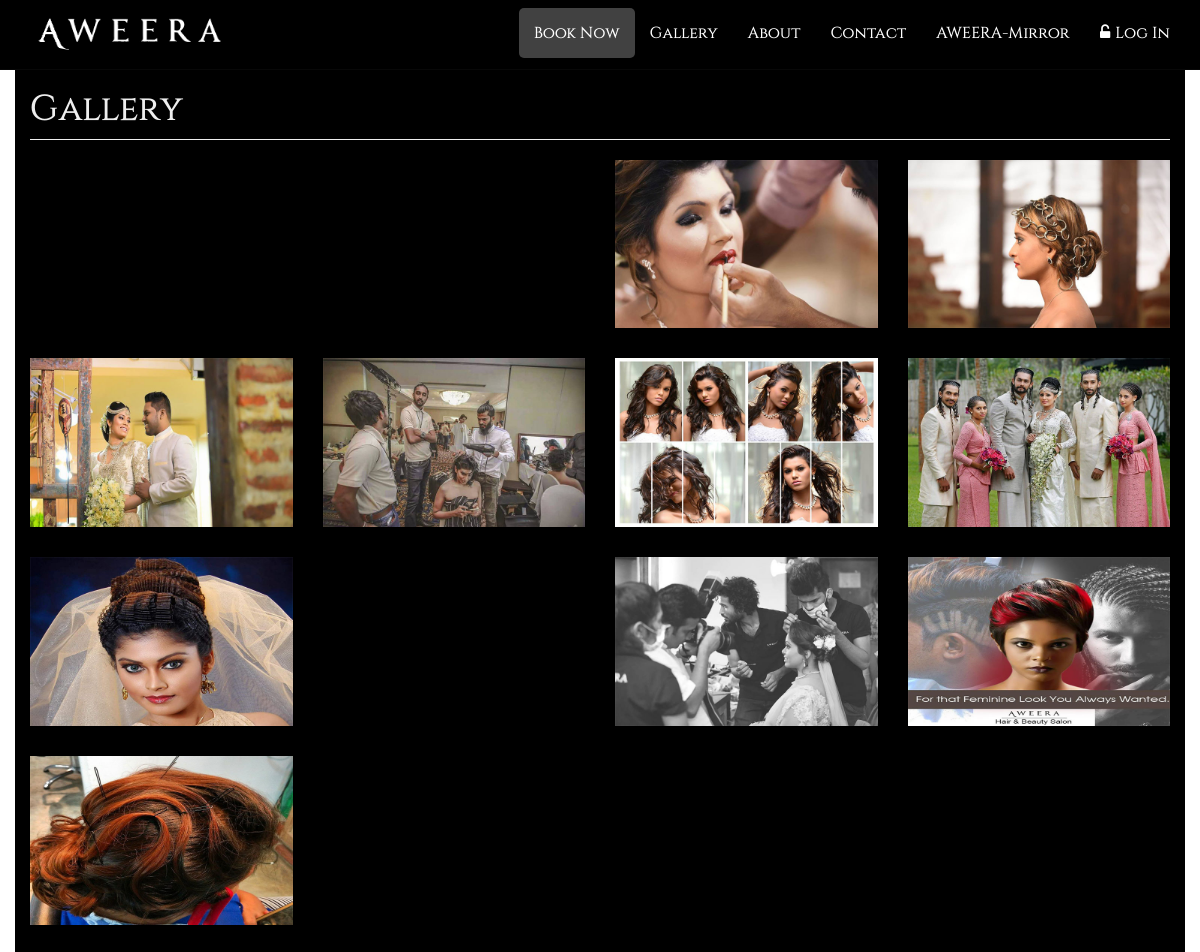
/gallery.php (upper part), run on an earlier commit of the app's database.
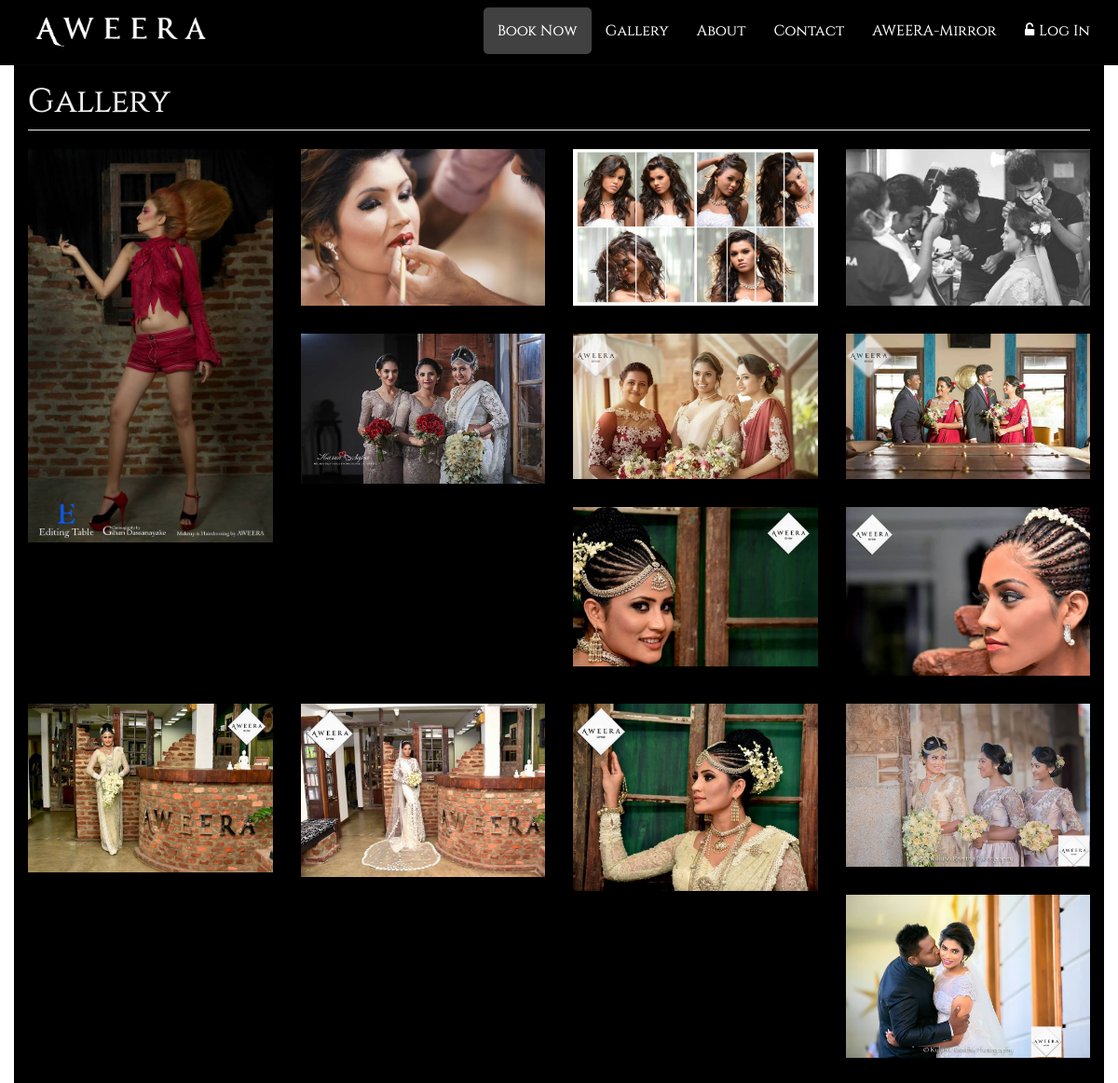
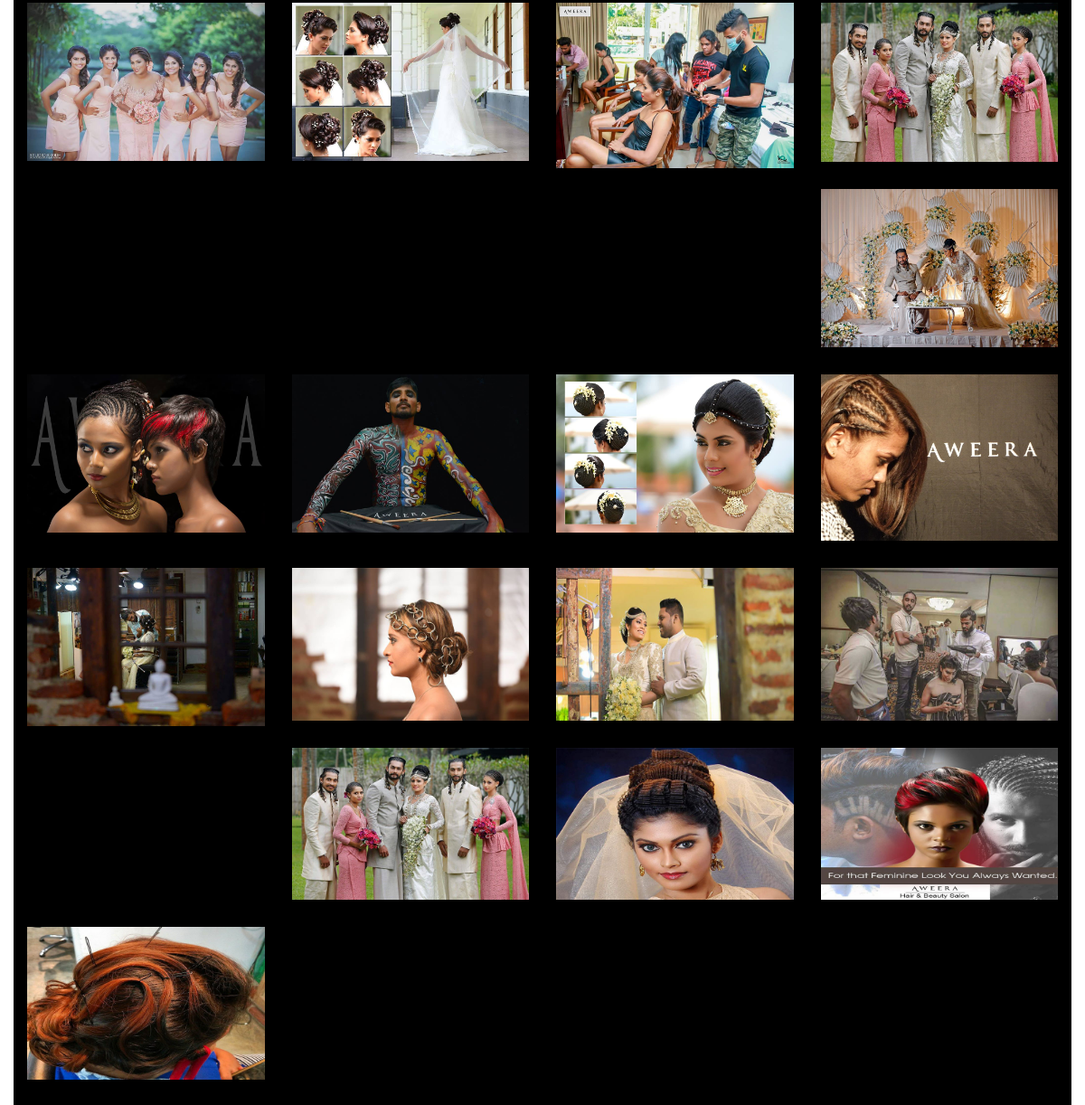
And on a later commit of the database (2 pictures, top to bottom).
### tables this page shows
CREATE TABLE IF NOT EXISTS `gallery` (
  `image_id` int(11) NOT NULL AUTO_INCREMENT,
  `path` varchar(100) NOT NULL,
  `date_added` datetime(6) NOT NULL,
  PRIMARY KEY (`image_id`)
);

### model/Database.php (called while the page is built, shortened)
<?php
	class Database{
		protected static $connection;
		public function connect(){
			$dbhost = 'localhost';
			$dbuser = 'root';
			$dbpass = '';
			$dbname = 'aweeradb';
			self::$connection = new mysqli($dbhost, $dbuser,$dbpass,$dbname);
			return self::$connection;
		}
		public function executeQuery($query) {
		    try{
                $connection = $this -> connect();
                $result = $connection -> query($query);
                return $result;
            }catch (Exception $e) {
                echo $e;
            }
    	}
	}
 ?>

### model/Gallery.php (called while the page is built, shortened)
<?php require_once('Database.php') ?>
<?php
	class Gallery{
        protected static $db;
        public function __construct(){
            self::$db = new Database();
        }
        public function getImages(){
            $query = "SELECT * FROM gallery ORDER BY date_added DESC";
            try{
                $result = self::$db->executeQuery($query);
                return $result;
            }
            catch(Exception $e){
                echo $e;
            }
        }
	}
 ?>

### gallery.php (the view, shortened to what this page needs)
<?php require_once "model/Gallery.php"; ?>
<link rel="stylesheet" href="baguettebox/baguetteBox.min.css">
<?php
$gallery = new Gallery();
$result = $gallery->getImages();
?>
<!DOCTYPE html>
<html lang="en">
<head>
    <link href="css/bootstrap.min.css" rel="stylesheet">
    <link href="css/modern-business.css" rel="stylesheet">
    <link href="css/mystyle.css" rel="stylesheet">
    <link href="css/loginstyle.css" rel="stylesheet">
    <link href="font-awesome/css/font-awesome.min.css" rel="stylesheet" type="text/css">
</head>
<body>
<?php include ("view/homepage/home-navbar.php");?>
<div class="container">
    <div class="row">
        <div class="col-lg-12">
            <h1 class="page-header">Gallery</h1>
        </div>
        <div class="tz-gallery">
            <?php
            $image_list ="";
            while($image=mysqli_fetch_assoc($result)){
                $image_list .="<div class=\"col-xs-6 col-sm-4 col-md-3\">
                <a href='img/uploads/".$image['path']."'>
                    <img class=\"img-responsive img-portfolio img-hover my-img\" src='img/uploads/".$image['path']."' alt=\"\">
                </a>
            </div>";
            }
            echo $image_list;
            ?>
        </div>
    </div>
</div>
</body>
</html>

### view/homepage/home-navbar.php (shortened to what this page needs)
<nav class="navbar navbar-inverse navbar-fixed-top my-navbar" role="navigation">
    <div class="container">
        <div class="navbar-header link-1">
            <a href="index.php"><img class="img-circle" id="img_logo" src="img/aweera.png"></a>
        </div>
        <div class= "collapse navbar-collapse" id="bs-example-navbar-collapse-2">
            <ul class="nav navbar-nav navbar-right my-primary-menu">
                <li class="link-1">
                    <?php
                    if(!isset($_SESSION['user_id'])){
                        echo "<a class='book-now-button' href=\"#\" data-toggle=\"modal\" data-target=\"#login-modal\" >Book Now</a>";}
                    else {
                        echo "<a class='book-now-button' href=\"controller/direct-user-handler.php\">Book Now</a>";
                    }
                    ?>
                </li>
                <li id="gallery_menu" class="link-1">
                    <a href="gallery.php">Gallery</a>
                </li>
                <li class="link-1">
                    <a href="about.php">About</a>
                </li>
                <li id="contact_menu" class="link-1">
                    <a href="#contact">Contact</a>
                </li>
                <li class="link-1">
                    <a href="aweera-mirror.php">AWEERA-Mirror</a>
                </li>
                <?php
                if(!isset($_SESSION['user_id'])){
                    echo "<li class=\"menu link-1\" id=\"login\"><a href=\"#\" data-toggle=\"modal\" data-target=\"#login-modal\" ><i class=\"fa fa-unlock-alt\"></i>Log In</a></li>";
                }
                else{
                    echo "<li class=\"menu link-1\" id=\"welcome-msg\">
                        <a href=\"controller/direct-user-handler.php\" class=\"loggedin\" ><span class=\"glyphicon glyphicon-user\"></span> <strong>Welcome ";
                    echo $_SESSION['first_name'];
                    echo "</strong></a></li>";
                }
                ?>
            </ul>
        </div>
    </div>
</nav>

### css/modern-business.css (style rules this page uses)
html, body { height: 100%; }
body { padding-top: 50px; }
.img-portfolio { margin-bottom: 30px; }

### css/mystyle.css (style rules this page uses)
body { background-image: url("../img/panel-default-background.jpg"); background-attachment: fixed; }
body p,li { color: #8d8d8d; }
body { font-family: 'Raleway', sans-serif; }
body h1,h2,h3,h4 { font-family: myfont; color: #eeeeee; }
.container { background-color: #000; }
.navbar { padding-top: 8px; height: 70px; }
.my-navbar { background: linear-gradient(#000000,#000000,#000000); font-family: myfont; }
.my-navbar .my-primary-menu li a { font-size: 16px; color: white; }
.fa-unlock-alt { color: #fff; padding-right: 5px; }
.book-now-button { border-radius: 5px; background: linear-gradient(#414141, #414141); }

### css/loginstyle.css (style rules this page uses)
#img_logo { max-height: 200px; max-width: 200px; }

What changed in the data, as far as the page shows it:
added gallery: path (picture)
changed gallery (number 3 of 31 on the later page): moves up the list
changed gallery (number 4 of 31 on the later page): moves up the list
added gallery: path (picture)
added gallery: path (picture)
added gallery: path (picture)
added gallery: path (picture)
added gallery: path (picture)
added gallery: path (picture)
added gallery: path (picture)
added gallery: path (picture)
added gallery: path (picture)
added gallery: path (picture)
added gallery: path (picture)
added gallery: path (picture)
added gallery: path (picture)
added gallery: path (picture)
added gallery: path (picture)
added gallery: path (picture)
added gallery: path (picture)
added gallery: path (picture)
added gallery: path (picture)
added gallery: path (picture)
